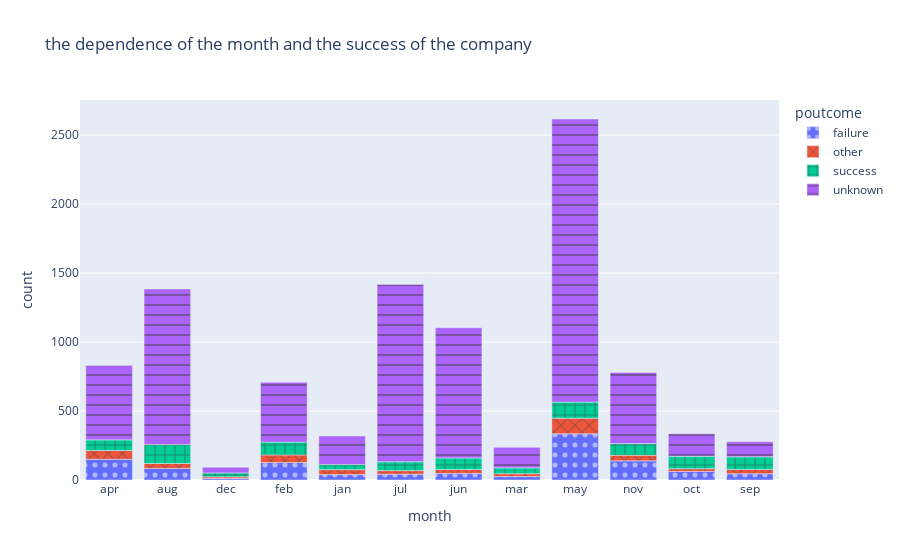

Notebook cell for this chart:
### Markdown cell above
### Задание 7

### Code cell
# узнайте, в каком месяце чаще всего отказывались от предложения открыть депозит
# ваш код
month_and_poutcome = cleaned.groupby(['poutcome','month']).size().reset_index(name='count')
fig_3 = px.bar(month_and_poutcome, x="month",y="count", color="poutcome",
             pattern_shape="poutcome",pattern_shape_sequence=[".", "x", "+", "-"], title='the dependence of the month and the success of the company')
fig_3.show()

### Figure 1 — Plotly figure (JSON) as saved in the notebook; plotly's stock layout.template omitted (floating-point values rounded to 4 significant figures)
{"data": [{"alignmentgroup": "True", "hovertemplate": "poutcome=failure<br>month=%{x}<br>count=%{y}<extra></extra>", "legendgroup": "failure", "marker": {"color": "#636efa", "pattern": {"shape": "."}}, "name": "failure", "offsetgroup": "failure", "orientation": "v", "showlegend": true, "textposition": "auto", "type": "bar", "x": ["apr", "aug", "dec", "feb", "jan", "jul", "jun", "mar", "may", "nov", "oct", "sep"], "xaxis": "x", "y": [150, 84, 11, 127, 39, 42, 48, 26, 335, 139, 62, 46], "yaxis": "y"}, {"alignmentgroup": "True", "hovertemplate": "poutcome=other<br>month=%{x}<br>count=%{y}<extra></extra>", "legendgroup": "other", "marker": {"color": "#EF553B", "pattern": {"shape": "x"}}, "name": "other", "offsetgroup": "other", "orientation": "v", "showlegend": true, "textposition": "auto", "type": "bar", "x": ["apr", "aug", "dec", "feb", "jan", "jul", "jun", "mar", "may", "nov", "oct", "sep"], "xaxis": "x", "y": [64, 36, 12, 55, 36, 26, 28, 20, 113, 40, 20, 31], "yaxis": "y"}, {"alignmentgroup": "True", "hovertemplate": "poutcome=success<br>month=%{x}<br>count=%{y}<extra></extra>", "legendgroup": "success", "marker": {"color": "#00cc96", "pattern": {"shape": "+"}}, "name": "success", "offsetgroup": "success", "orientation": "v", "showlegend": true, "textposition": "auto", "type": "bar", "x": ["apr", "aug", "dec", "feb", "jan", "jul", "jun", "mar", "may", "nov", "oct", "sep"], "xaxis": "x", "y": [77, 137, 28, 93, 37, 64, 84, 42, 117, 85, 90, 91], "yaxis": "y"}, {"alignmentgroup": "True", "hovertemplate": "poutcome=unknown<br>month=%{x}<br>count=%{y}<extra></extra>", "legendgroup": "unknown", "marker": {"color": "#ab63fa", "pattern": {"shape": "-"}}, "name": "unknown", "offsetgroup": "unknown", "orientation": "v", "showlegend": true, "textposition": "auto", "type": "bar", "x": ["apr", "aug", "dec", "feb", "jan", "jul", "jun", "mar", "may", "nov", "oct", "sep"], "xaxis": "x", "y": [539, 1128, 42, 434, 207, 1286, 944, 149, 2052, 516, 163, 110], "yaxis": "y"}], "layout": {"barmode": "relative", "legend": {"title": {"text": "poutcome"}, "tracegroupgap": 0}, "title": {"text": "the dependence of the month and the success of the company"}, "xaxis": {"anchor": "y", "domain": [0, 1], "title": {"text": "month"}}, "yaxis": {"anchor": "x", "domain": [0, 1], "title": {"text": "count"}}}}
